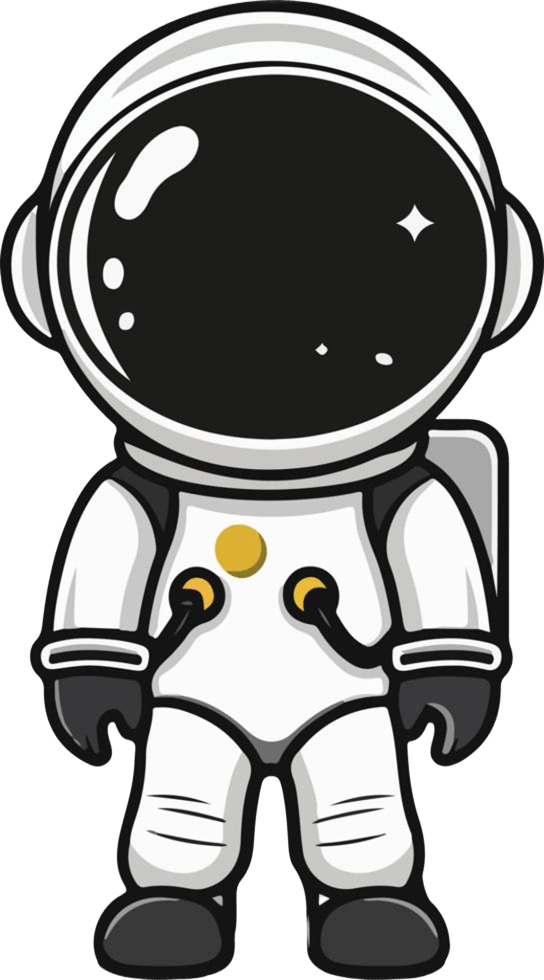
#> input picture assets/icon.png, 544 x 980 px, found by its file name
$ python convert_icon.py
#> lines starting #> are read from the running program, lines starting #| are printed output that depends on the picture
from PIL import Image

# Abre a imagem original
img = Image.open(r"c:\Users\neyva\Documents\Rastreador Ocular\assets\icon.png")
#> img is the input picture: PIL image 544x980 RGBA; mean R, G, B, A 83.9, 83.8, 82.5, 182.8

# Calcula as dimensões para o canvas quadrado (usa a maior dimensão)
size = max(img.size)
#> size = 980
canvas = Image.new("RGBA", (size, size), (0, 0, 0, 0))
#> canvas: PIL image 980x980 RGBA; every value is 0

# Centraliza a imagem no canvas
offset = ((size - img.width) // 2, (size - img.height) // 2)
#> offset = (218, 0)
canvas.paste(img, offset)
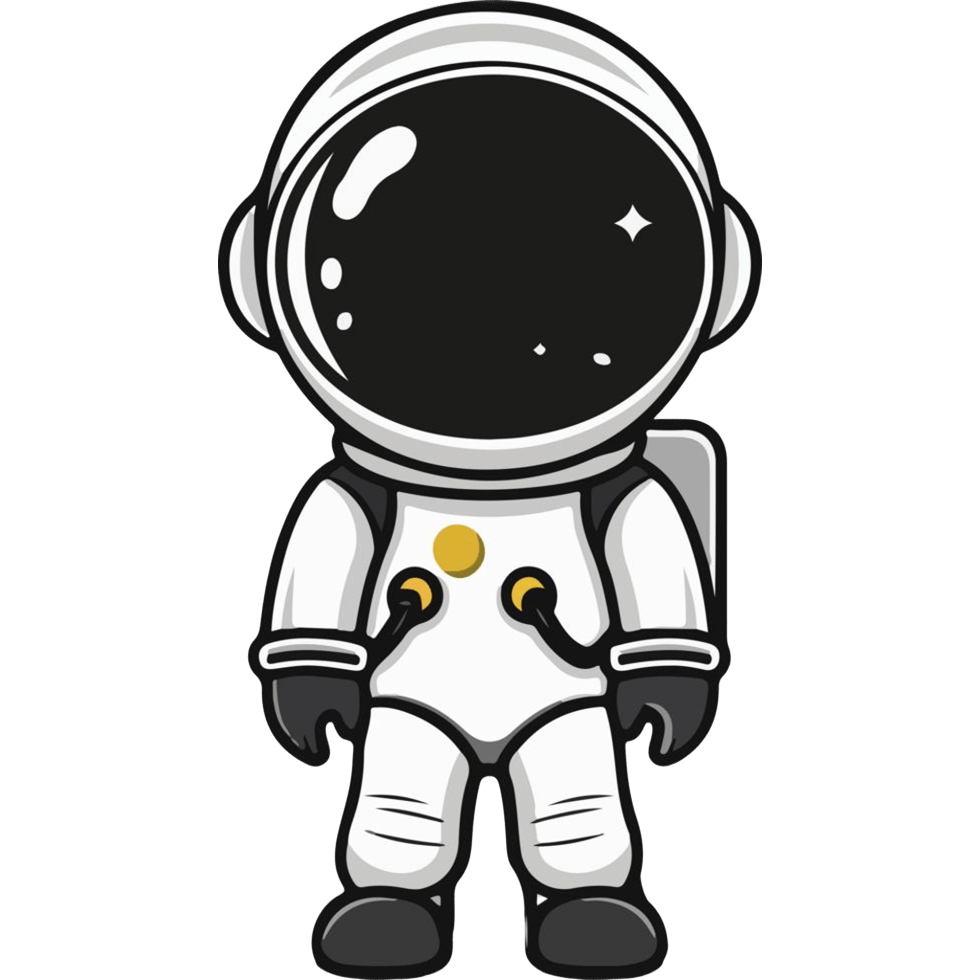
#> canvas: PIL image 980x980 RGBA; mean R, G, B, A 46.6, 46.5, 45.8, 101.5; transparent parts drawn white

# Salva como ICO com múltiplos tamanhos, mantendo a proporção
canvas.save(r"c:\Users\neyva\Documents\Rastreador Ocular\assets\icon.ico", format="ICO", sizes=[(256, 256), (128, 128), (64, 64), (32, 32), (16, 16)])

print("Icon saved successfully with correct aspect ratio.")
